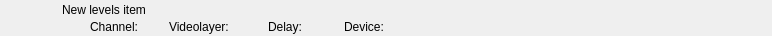
<?xml version="1.0" encoding="UTF-8"?>
<ui version="4.0">
 <class>RundownLevelsWidget</class>
 <widget class="QWidget" name="RundownLevelsWidget">
  <property name="geometry">
   <rect>
    <x>0</x>
    <y>0</y>
    <width>772</width>
    <height>36</height>
   </rect>
  </property>
  <layout class="QHBoxLayout" name="horizontalLayout">
   <property name="margin">
    <number>0</number>
   </property>
   <item>
    <widget class="QFrame" name="frameItem">
     <property name="sizePolicy">
      <sizepolicy hsizetype="Preferred" vsizetype="Fixed">
       <horstretch>0</horstretch>
       <verstretch>0</verstretch>
      </sizepolicy>
     </property>
     <property name="minimumSize">
      <size>
       <width>0</width>
       <height>36</height>
      </size>
     </property>
     <widget class="QLabel" name="labelThumbnail">
      <property name="geometry">
       <rect>
        <x>22</x>
        <y>2</y>
        <width>32</width>
        <height>32</height>
       </rect>
      </property>
      <property name="text">
       <string/>
      </property>
      <property name="pixmap">
       <pixmap resource="../Resource.qrc">:/Graphics/Images/Mixer.png</pixmap>
      </property>
      <property name="scaledContents">
       <bool>true</bool>
      </property>
     </widget>
     <widget class="QLabel" name="labelChannel">
      <property name="geometry">
       <rect>
        <x>90</x>
        <y>19</y>
        <width>70</width>
        <height>16</height>
       </rect>
      </property>
      <property name="text">
       <string>Channel:</string>
      </property>
     </widget>
     <widget class="QLabel" name="labelName">
      <property name="geometry">
       <rect>
        <x>62</x>
        <y>2</y>
        <width>561</width>
        <height>16</height>
       </rect>
      </property>
      <property name="text">
       <string>New levels item</string>
      </property>
     </widget>
     <widget class="QLabel" name="labelVideolayer">
      <property name="geometry">
       <rect>
        <x>169</x>
        <y>19</y>
        <width>90</width>
        <height>16</height>
       </rect>
      </property>
      <property name="text">
       <string>Videolayer:</string>
      </property>
     </widget>
     <widget class="QLabel" name="labelColor">
      <property name="geometry">
       <rect>
        <x>0</x>
        <y>0</y>
        <width>18</width>
        <height>36</height>
       </rect>
      </property>
      <property name="text">
       <string/>
      </property>
     </widget>
     <widget class="QLabel" name="labelGroupColor">
      <property name="geometry">
       <rect>
        <x>0</x>
        <y>0</y>
        <width>6</width>
        <height>36</height>
       </rect>
      </property>
      <property name="text">
       <string/>
      </property>
     </widget>
     <widget class="QLabel" name="labelDevice">
      <property name="geometry">
       <rect>
        <x>344</x>
        <y>19</y>
        <width>332</width>
        <height>16</height>
       </rect>
      </property>
      <property name="text">
       <string>Device:</string>
      </property>
     </widget>
     <widget class="QLabel" name="labelDelay">
      <property name="geometry">
       <rect>
        <x>268</x>
        <y>19</y>
        <width>67</width>
        <height>16</height>
       </rect>
      </property>
      <property name="text">
       <string>Delay:</string>
      </property>
     </widget>
    </widget>
   </item>
   <item>
    <widget class="QLabel" name="labelGpiTriggerable">
     <property name="minimumSize">
      <size>
       <width>32</width>
       <height>32</height>
      </size>
     </property>
     <property name="maximumSize">
      <size>
       <width>32</width>
       <height>32</height>
      </size>
     </property>
     <property name="text">
      <string/>
     </property>
     <property name="pixmap">
      <pixmap resource="../Resource.qrc">:/Graphics/Images/GpiTriggerable.png</pixmap>
     </property>
    </widget>
   </item>
   <item>
    <widget class="QLabel" name="labelDisconnected">
     <property name="minimumSize">
      <size>
       <width>32</width>
       <height>32</height>
      </size>
     </property>
     <property name="maximumSize">
      <size>
       <width>32</width>
       <height>32</height>
      </size>
     </property>
     <property name="text">
      <string/>
     </property>
     <property name="pixmap">
      <pixmap resource="../Resource.qrc">:/Graphics/Images/Disconnected.png</pixmap>
     </property>
    </widget>
   </item>
   <item>
    <widget class="QLabel" name="labelActiveColor">
     <property name="minimumSize">
      <size>
       <width>2</width>
       <height>36</height>
      </size>
     </property>
     <property name="maximumSize">
      <size>
       <width>2</width>
       <height>36</height>
      </size>
     </property>
     <property name="text">
      <string/>
     </property>
    </widget>
   </item>
  </layout>
 </widget>
 <resources>
  <include location="../Resource.qrc"/>
 </resources>
 <connections/>
 <slots>
  <slot>addToCombo()</slot>
 </slots>
</ui>
